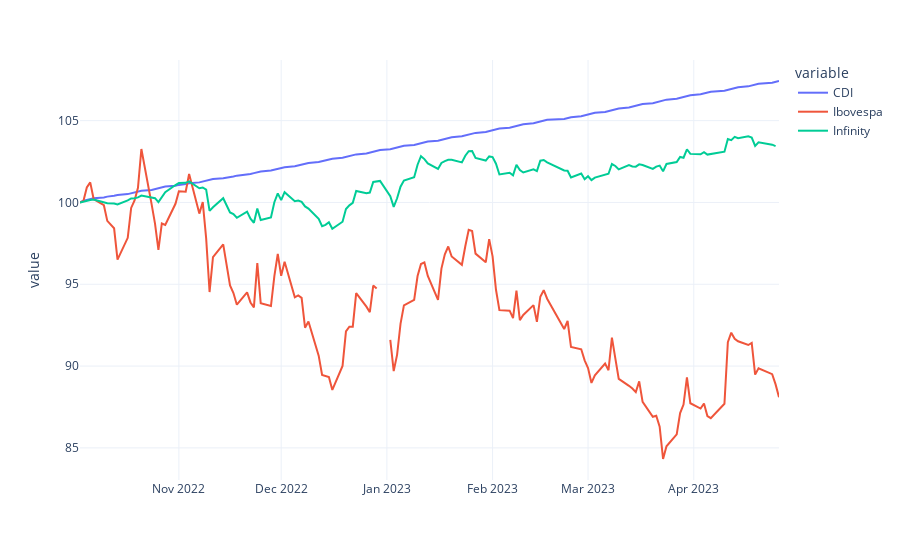

Notebook code cell kept with this figure:
### Code cell
fig = px.line(data_frame=dd, template='plotly_white')
fig.update_xaxes(title = None)
fig.show()

### Figure 1 — Plotly figure (JSON) as saved in the notebook; plotly's stock layout.template omitted (floating-point values rounded to 4 significant figures; data arrays with more than 128 entries replaced by an {"elided": "..."} marker saying what was removed)
{"data": [{"hovertemplate": "variable=CDI<br>index=%{x}<br>value=%{y}<extra></extra>", "legendgroup": "CDI", "line": {"color": "#636efa", "dash": "solid"}, "marker": {"symbol": "circle"}, "mode": "lines", "name": "CDI", "orientation": "v", "showlegend": true, "type": "scatter", "x": {"elided": "141 str values"}, "xaxis": "x", "y": {"elided": "141 float values"}, "yaxis": "y"}, {"hovertemplate": "variable=Ibovespa<br>index=%{x}<br>value=%{y}<extra></extra>", "legendgroup": "Ibovespa", "line": {"color": "#EF553B", "dash": "solid"}, "marker": {"symbol": "circle"}, "mode": "lines", "name": "Ibovespa", "orientation": "v", "showlegend": true, "type": "scatter", "x": {"elided": "141 str values"}, "xaxis": "x", "y": {"elided": "141 float values"}, "yaxis": "y"}, {"hovertemplate": "variable=Infinity<br>index=%{x}<br>value=%{y}<extra></extra>", "legendgroup": "Infinity", "line": {"color": "#00cc96", "dash": "solid"}, "marker": {"symbol": "circle"}, "mode": "lines", "name": "Infinity", "orientation": "v", "showlegend": true, "type": "scatter", "x": {"elided": "141 str values"}, "xaxis": "x", "y": {"elided": "141 float values"}, "yaxis": "y"}], "layout": {"legend": {"title": {"text": "variable"}, "tracegroupgap": 0}, "margin": {"t": 60}, "xaxis": {"anchor": "y", "domain": [0, 1], "title": {}}, "yaxis": {"anchor": "x", "domain": [0, 1], "title": {"text": "value"}}}}
